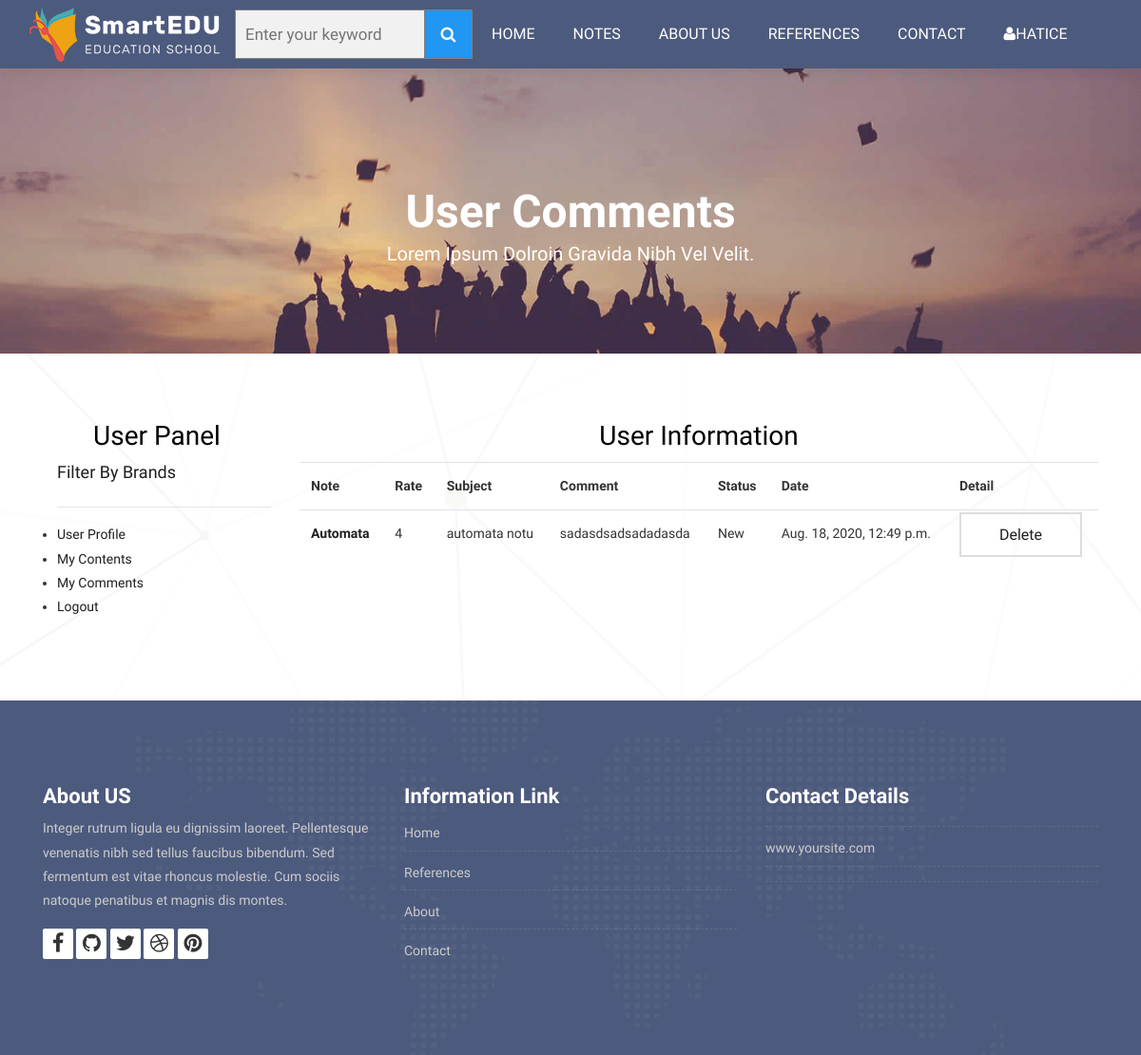
The app's page /user/comments/ (signed in) with its own data.
### Note/models.py (models this page shows, shortened)
class Comment(models.Model):
    STATUS=(
        ('New','Yeni'),
        ('True','Evet'),
        ('False','Hayır'),
    )
    note=models.ForeignKey(Note,on_delete=models.CASCADE)
    user=models.ForeignKey(User,on_delete=models.CASCADE)
    subject=models.CharField(max_length=50,blank=True)
    comment=models.TextField(max_length=200,blank=True)
    rate=models.IntegerField(blank=True)
    status=models.CharField(max_length=10,choices=STATUS,default='New')
    ip=models.CharField(blank=True,max_length=20)
    create_at=models.DateTimeField(auto_now_add=True)
    update_at=models.DateTimeField(auto_now=True)

class Note(models.Model):
    STATUS = (
        ('True', 'Evet'),
        ('False', 'Hayır'),
    )
    category=models.ForeignKey(Category,on_delete=models.CASCADE)#category tablosu ile ilişki
    title = models.CharField(blank=True,max_length=100)
    keywords = models.CharField(blank=True,max_length=255)
    description = models.CharField(blank=True,max_length=255)
    image = models.ImageField(blank=True,upload_to='images/')
    status = models.CharField(max_length=10, choices=STATUS)
    slug = models.SlugField(null=False,unique=True)
    detail=RichTextUploadingField()
    created_at=models.DateTimeField(auto_now_add=True)
    updated_at=models.DateTimeField(auto_now=True)

### user/views.py (the view)
# urls.py: path('comments/',views.comments,name='comments'),
@login_required(login_url='/login')
def comments(request):
    category=Category.objects.all()
    current_user=request.user
    comments= Comment.objects.filter(user_id=current_user.id)
    context={
        'category':category,
        'comments':comments,
    }
    return render(request,'user_comments.html',context)

### user/templates/user_comments.html (shortened to what this page needs)
{% extends "homebase.html" %}
{% block content %}
<div class="all-title-box">
		<div class="container text-center">
			<h1>User Comments<span class="m_1">Lorem Ipsum dolroin gravida nibh vel velit.</span></h1>
		</div>
	</div>
<div id="contact" class="section wb">
        <div class="container">
            <div class="row">
                <div class="col-md-3">
                    <div class="container">
                        <div class="map-box">
                            <h2 class="title">User Panel</h2>
                        </div>
                        {% include "user_panel.html" %}
                    </div>
                </div>
				<div class="col-md-9">
					<div class="map-box">
                        <h2 class="title">User Information</h2>
<table class="table">
    <tr>
        <th class="text-left">Note</th>
        <th class="text-left">Rate</th>
        <th class="text-left">Subject</th>
        <th class="text-left">Comment</th>
        <th class="text-left">Status</th>
        <th class="text-left">Date</th>
        <th class="text-left">Detail</th>
    </tr>
    {% for rs in comments %}
    <tr>
        <td class="text-left">
            <a href="/note/{{ rs.note_id }}/{{ rs.note.slug }}">
           <strong> {{ rs.note.title }}</strong>
                </a>
        </td>
        <td class="text-left">{{ rs.rate }}</td>
        <td class="text-left">{{ rs.subject }}</td>
        <td class="text-left">{{ rs.comment }}</td>
        <td class="text-left">{{ rs.status }}</td>
        <td class="text-left">{{ rs.create_at }}</td>
        <td class="text-left"><a class="btn-custom" href="/user/deletecomment/{{ rs.id }}" onclick="return confirm('Delete ! Are you sure?')">Delete</a></td>
    </tr>
{% endfor %}
</table>
					</div>
				</div>
            </div>
        </div>
    </div>
{% endblock %}

### home/templates/header.html (shortened to what this page needs)
{% load static %}
<div>
    <header class="top-navbar">
        <nav class="navbar navbar-expand-lg navbar-light bg-light">
            <div class="container-fluid">
                <a class="navbar-brand" aria-expanded="true" href="/">
                    <img src="{% static 'images/logo.png'%}" alt="" />
                </a>
                <div>
                    <form class="example" action="/search/" method="post" style="margin: auto;max-width:250px">
                        <input id="query" name="query" class="input search" type="text" placeholder="Enter your keyword">
                        <button type="submit"><i class="fa fa-search"></i></button>
                    </form>
                </div>
                <div class="collapse navbar-collapse" id="navbars-host">
                    <ul class="navbar-nav ml-auto">
                        <li class="nav-item"><a class="nav-link" href="/home">Home</a></li>
                        <li class="nav-item dropdown">
                            <a class="nav-link dropdown-toggle" href="#">Notes </a>
                                {% load mptt_tags %}
                        </li >
                        <li class="nav-item"><a class="nav-link" href="/about">About Us</a></li>
                        <li class="nav-item"><a class="nav-link" href="/references">References</a></li>
                        <li class="nav-item"><a class="nav-link" href="/contact">Contact</a></li>
                    </ul>
                    <ul class="nav navbar-nav navbar-collapse">
                        {% if user.id is not None %}
                            <li class="nav-item dropdown">
                               <a class="nav-link dropdown-toggle"> <i class="fa fa-user"></i>{{ user.first_name }} </a>
                            </li>
                        {% else %}
                            <li class="nav-item"> <a class="nav-link" href="/login/">Login </a></li>
                            <li class="nav-item"> <a class="nav-link" href="/signup/">Sign up</a></li>
                        {% endif %}
                    </ul>
                </div>
            </div>
        </nav>
    </header>
</div>

### home/static/style.css (style rules this page uses)
body { color: #333333; font-size: 14px; font-family: 'Rubik', sans-serif; line-height: 1.80857; }
html, body { height: 100%; }
a { color: #1f1f1f; text-decoration: none !important; outline: none !important; -webkit-transition: all .3s ease-in-out; -moz-transition: all .3s ease-in-out; -ms-transition: all .3s ease-in-out; -o-transition: all .3s ease-in-out; transition: all .3s ease-in-out; }
h1, h2, h3, h4, h5, h6 { letter-spacing: 0; font-weight: normal; position: relative; padding: 0 0 10px 0; font-weight: normal; line-height: 120% !important; color: #1f1f1f; margin: 0 }
h1 { font-size: 24px }
h2 { font-size: 22px }
a { color: #1f1f1f; text-decoration: none; outline: none; }
a, .btn { text-decoration: none !important; outline: none !important; -webkit-transition: all .3s ease-in-out; -moz-transition: all .3s ease-in-out; -ms-transition: all .3s ease-in-out; -o-transition: all .3s ease-in-out; transition: all .3s ease-in-out; }
.btn-custom { margin-top: 20px; background-color: transparent !important; border: 2px solid #ddd; padding: 12px 40px; font-size: 16px; }
.top-navbar .bg-light { background: #4c5a7d !important; }
.top-navbar .navbar-light .navbar-nav .nav-link { color: #ffffff; font-size: 16px; font-weight: 500; }
.top-navbar .navbar-light .navbar-nav .nav-item { position: relative; display: inline-block; padding: 15px 0px; margin: 0px 20px; }
.top-navbar .navbar-light .navbar-nav .nav-item .nav-link { padding: 6px 0px; position: relative; display: block; line-height: 30px; letter-spacing: 0px; text-transform: uppercase; }
.top-navbar .navbar-light .navbar-nav .nav-item::after { position: absolute; content: ''; left: 50%; bottom: auto; top: 11px; width: 5px; height: 5px; opacity: 0; margin-left: -3px; background-color: #ffffff; border-radius: 50px; -webkit-transform: translateY(0px); transform: translateY(0px); transition: all 900ms ease; -webkit-transition: all 900ms ease; -ms-transition: all 900ms ease; -o-transition: all 900ms ease; -moz-transition: all 900ms ease; }
.top-navbar .navbar-light .navbar-nav .nav-item .nav-link::before { position: absolute; content: ''; left: 0%; bottom: auto; top: -4px; width: 5px; height: 5px; border-radius: 50px; opacity: 0; margin-left: -10px; background-color: #ffffff; -webkit-transform: translateY(0px); transform: translateY(0px); transition: all 900ms ease; -webkit-transition: all 900ms ease; -ms-transition: all 900ms ease; -o-transition: all 900ms ease; -moz-transition: all 900ms ease; }
.top-navbar .navbar-light .navbar-nav .nav-item .nav-link::after { position: absolute; content: ''; right: 0%; left: auto; bottom: auto; top: -4px; width: 5px; height: 5px; border-radius: 50px; border: none !important; opacity: 0; margin-right: -11px; background-color: #ffffff; transition: all 900ms ease; -webkit-transition: all 900ms ease; -ms-transition: all 900ms ease; -o-transition: all 900ms ease; -moz-transition: all 900ms ease; }
.top-navbar .bg-light { padding-top: 0px; padding-bottom: 0px; box-shadow: 0 0 18px 0 rgba(0,0,0,.12); }
.section { display: block; position: relative; overflow: hidden; padding: 70px 0; }
.section.wb { background-color: #ffffff; }
#contact { background: url(images/bg.png) no-repeat center center #fff; }
.map-box { margin-left: -15px; }
.all-title-box { background: url(images/banner.jpg)no-repeat; -webkit-background-size: cover; -moz-background-size: cover; -o-background-size: cover; background-size: cover; background-position: center; min-height: 300px; }
.all-title-box h1 { color: #fff; font-weight: 600; text-transform: capitalize; padding-top: 11%; font-size: 48px; line-height: 0px; }
span.m_1 { font-weight: 300; font-size: 20px; line-height: 1.5em; display: block; }

### home/static/css/slider.css (style rules this page uses)
* { box-sizing:border-box }

### home/static/css/tabs.css (style rules this page uses)
body { background:#fff; font-family: 'Arimo', sans-serif; }
h2 { color:#000; text-align:center; font-size:2em; }

### home/static/css/search.css (style rules this page uses)
* { box-sizing: border-box; }
form.example input[type=text] { padding: 10px; font-size: 17px; border: 1px solid grey; float: left; width: 80%; background: #f1f1f1; }
form.example button { float: left; width: 20%; padding: 10px; background: #2196F3; color: white; font-size: 17px; border: 1px solid grey; border-left: none; cursor: pointer; }
form.example::after { content: ""; clear: both; display: table; }

### records on screen
Comment: note "Automata", rate "4", subject "automata notu", comment "sadasdsadsadadasda", status "New", create_at "Aug. 18, 2020, 12:49 p.m."

### other values on screen
{{ user.first_name }} "HATICE"
